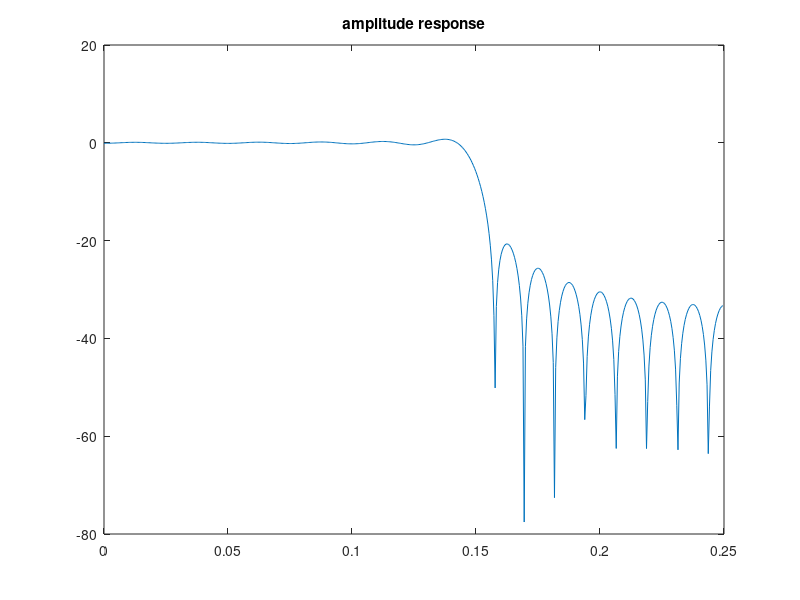
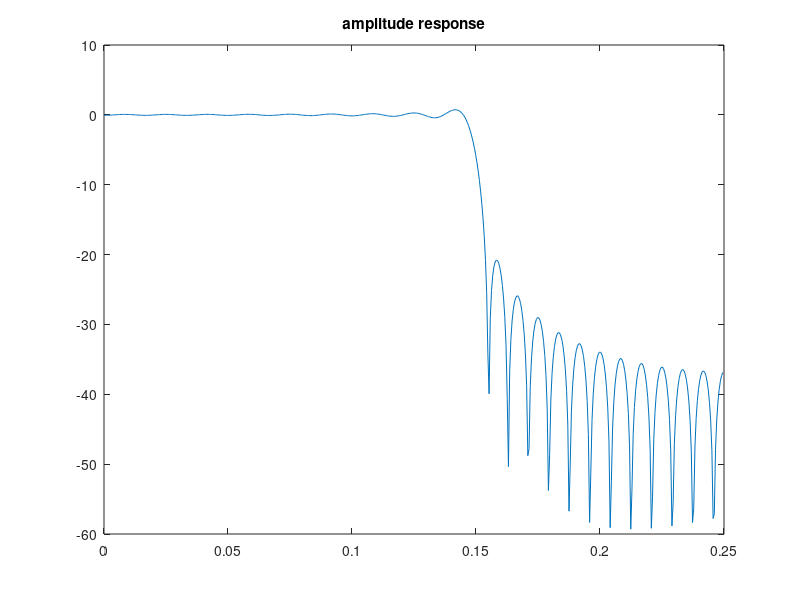
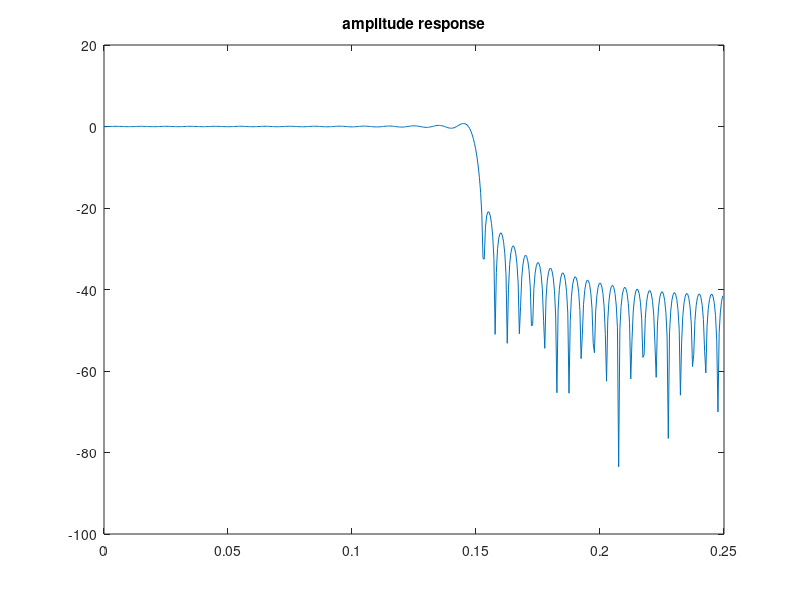
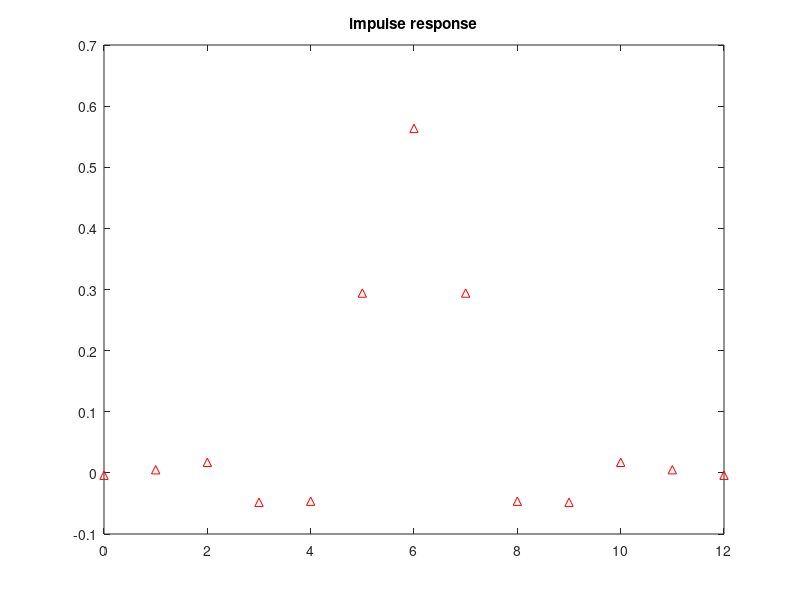

Here is the MATLAB script that generated these plots, in order: (Note: this script raises an error after producing the figures.)
%%
%task4
disp('task4')
clear
N = 41;
n = -20:20;
fc = 0.3;
Fs = 0.5;
h = 2*fc*sinc(n*2*fc);
h(21) = 2*fc;
figure(1)
%freqz(h)

[H W]=freqz(h);
plot(Fs*W/(2*pi),20*log10(abs(H)))
title('amplitude response')
disp('a) The attenuation of the first (the leftmost) oscillatory peak inthe stopband is -20')
n1 = -30:30;
h1 = 2*fc*sinc(n1*2*fc);
h1(31) = 2*fc;
figure(2)
%freqz(h1)
[H1 W1]=freqz(h1);
plot(Fs*W1/(2*pi),20*log10(abs(H1)))
title('amplitude response')
disp('b) The first peak value is still -20,but it get a little bit eraly on x axis')
n2 = -50:50;
h2 = 2*fc*sinc(n2*2*fc);
h2(51) = 2*fc;
figure(3)
%freqz(h2)
[H2 W2]=freqz(h2);
plot(Fs*W2/(2*pi),20*log10(abs(H2)))
title('amplitude response')
disp('c) The first peak value is still -20,but it get a little bit eraly on x axis.Change N cannot change the stopband attenuation  ')

%%
%task5
disp('task5')
clear
fp = 0.5;
fs = 5/8;
n = -12:12;
Fs = 8;
a = fir1(12,1/16+0.5,'low');
figure(4)
impz(a)
title('impulse response')
figure(5)
freqz(a)
figure(6)
[H W]=freqz(a);
plot(Fs*W/(2*pi),20*log10(abs(H)))
%%
%task6
disp('task6')
clear
load handel;
a = fir1(50,1100/4096,'low');
b = fir1(50,1650/4096,'high');
c = fir1(50,[1750/4096,3250/4096]);
low  = (500+750)/8192;
bnd = 2750/4096;
%'DC-1' is stopband
d = fir1(50,[low,bnd],'DC-1');
figure(7)
[H W]=freqz(a);
plot(Fs*W/(2*pi),20*log10(abs(H)));
title('a')
figure(8)
[H W]=freqz(b);
plot(Fs*W/(2*pi),20*log10(abs(H)));
title('b')
figure(9)
[H W]=freqz(c);
plot(Fs*W/(2*pi),20*log10(abs(H)));
title('c')
figure(10)
[H W]=freqz(d);
plot(Fs*W/(2*pi),20*log10(abs(H)));
title('d')
ya = conv(a,y);
yb = conv(b,y);
yc = conv(c,y);
yd = conv(d,y);
sound(yd);
%%
%task7
disp('task7')
clear
[N, Wn] = buttord (0.2, 7/20, 0.3, 45);
[a b] = butter(N,Wn);
figure(11)
impz(a,b);
figure(12)
[H W]=freqz(a,b);
plot(40000*W/(2*pi),20*log10(abs(H)));
figure(13)
[z,p,K] = butter(N,Wn);
disp(z)
disp(p)
zplane(z,p)
%%
%task8 & task9
disp('task8 & task9, see the code in design_low_pass.m')
clear

%%
%task10
disp('task10')
clear

[N,D] = design_lowpass(9000, 12500, 0.4, 25, 32)
figure(14)
zplane(N,D)
figure(15)
[H W]=freqz(N,D);
plot(32*W/(2*pi),20*log10(abs(H)));
%freqz(N,D)